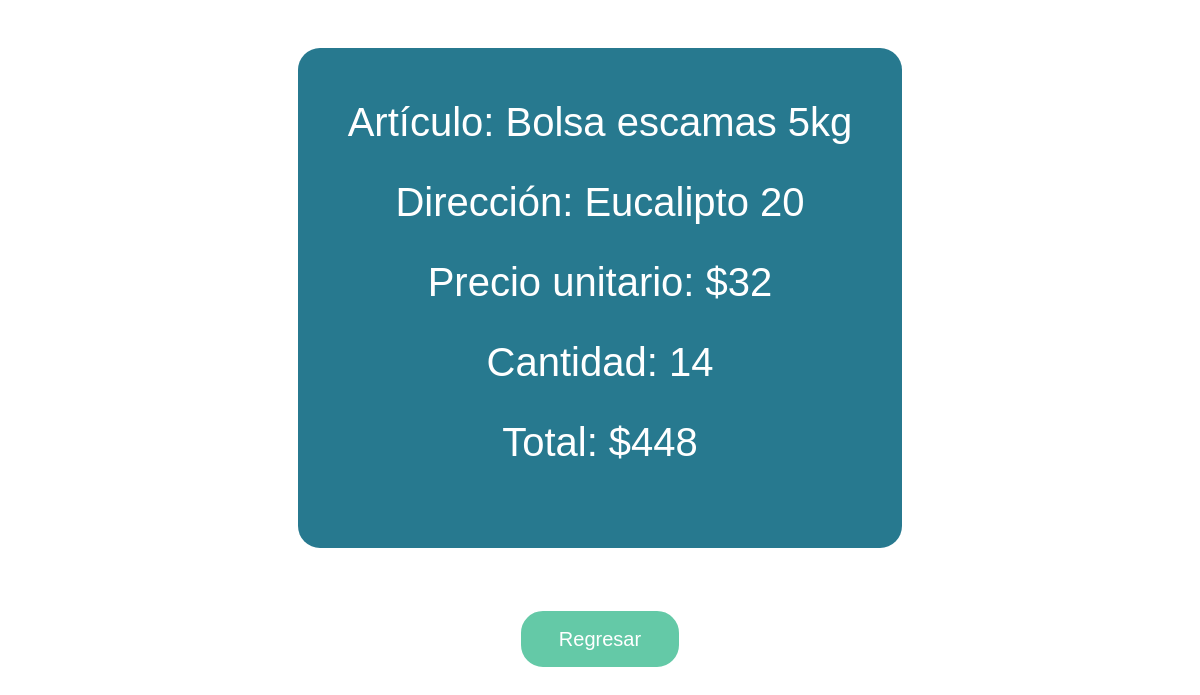
Page /order/3 (signed in) on the committed database.
### website/models.py (models this page shows)
class Order(db.Model):
    id = db.Column(db.Integer, primary_key=True)
    customerId = db.Column(db.Integer)
    productId = db.Column(db.Integer)
    quantity = db.Column(db.Integer)
    address = db.Column(db.String(1000))
    total = db.Column(db.Integer)
    date = db.Column(db.String(100))

class Product(db.Model):
    id = db.Column(db.Integer, primary_key=True)
    name = db.Column(db.String(100))
    price = db.Column(db.Integer)
    inventory = db.Column(db.Integer)

### website/views.py (the view)
@views.route('/order/<id>', methods=['GET', 'POST'])
@login_required
def order(id):
    order = Order.query.filter_by(id=id).first()
    return render_template('order.html', order=order, get_product = producd)

### website/__init__.py (called while the page is built)
def create_app():
    app = Flask(__name__)
    app.config['SECRET_KEY'] = 'azunog/icewaterorders'
    app.config['SQLALCHEMY_DATABASE_URI'] = f'sqlite:///{DB_NAME}'
    db.init_app(app)
    from .views import views
    from .auth import auth
    from .admin import admin
    app.register_blueprint(views, url_prefix='/')
    app.register_blueprint(auth, url_prefix='/')
    app.register_blueprint(admin, url_prefix='/admin/')
    from .models import User
    create_database(app)
    login_manager = LoginManager()
    login_manager.login_view = 'auth.login'
    login_manager.init_app(app)
    @login_manager.user_loader
    def load_user(id):
        return User.query.get(int(id))
    return app

### website/views.py (called while the page is built)
def producd(id):
    return Product.query.filter_by(id=id).first()

### website/templates/order.html (shortened to what this page needs)
{% extends 'base.html' %} {% block title %}Order{% endblock %} {% block body %}
<br><br>
<div class="cont">
<h1>Artículo: {{get_product(order.productId).name}}</h1><br>
<h1>Dirección: {{order.address}}</h1><br>
<h1>Precio unitario: ${{order.total//order.quantity}}</h1><br>
<h1>Cantidad: {{order.quantity}}</h1><br>
<h1>Total: ${{order.total}}</h1><br>
</div>
<br><br>
<a href="/">
    <button>
        Regresar
    </button>
</a>
{% endblock %}

### website/templates/base.html (style rules this page uses)
* { margin: 0px; }
html { font-family: 'Poppins', sans-serif; }
body { font-family: 'Poppins', sans-serif; text-align: center; }
button { margin: 15px; padding: 10px 35px; font-size: 20px; border: 3px solid #64C9A7; background-color: #64C9A7; border-radius: 22px; color: white; cursor: pointer; }
a { color: #64C9A7; text-decoration: none; }
.cont { width:fit-content; height: max-content; background-color: #27798F; color: white; margin: 0 auto; padding: 50px; border-radius: 22px; }

### website/templates/order.html (style rules this page uses)
body { font-family: 'Poppins', sans-serif; text-align: center; }

### rows in the picture
Order: productId.name "Bolsa escamas 5kg", address "Eucalipto 20", total+quantity "32", quantity "14", total "448"
